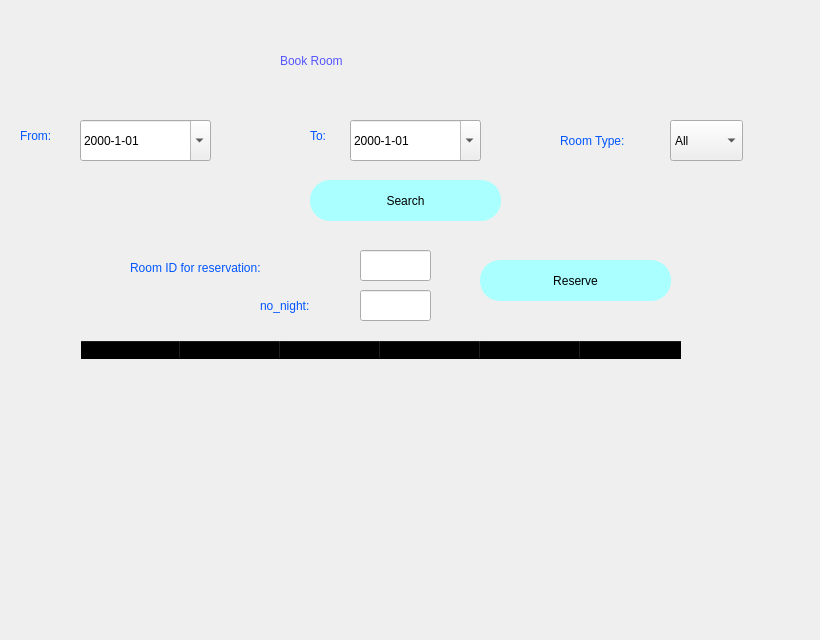
<?xml version="1.0" encoding="UTF-8"?>
<ui version="4.0">
 <class>Dialog</class>
 <widget class="QDialog" name="Dialog">
  <property name="geometry">
   <rect>
    <x>0</x>
    <y>0</y>
    <width>820</width>
    <height>640</height>
   </rect>
  </property>
  <property name="windowTitle">
   <string>Dialog</string>
  </property>
  <widget class="QWidget" name="widget" native="true">
   <property name="geometry">
    <rect>
     <x>0</x>
     <y>0</y>
     <width>831</width>
     <height>640</height>
    </rect>
   </property>
   <property name="styleSheet">
    <string notr="true">QWidget#widget{
                    background-color: qlineargradient(spread:pad, x1:0.352826, y1:0.398, x2:0.715975, y2:0.892, stop:0
                    rgba(0, 255, 255, 255), stop:1 rgba(0, 170, 255, 255))
                    }
                </string>
   </property>
   <widget class="QLabel" name="label">
    <property name="geometry">
     <rect>
      <x>280</x>
      <y>30</y>
      <width>231</width>
      <height>61</height>
     </rect>
    </property>
    <property name="styleSheet">
     <string notr="true">font: 26pt &quot;MS Shell Dlg 2&quot;;
                        color:rgb(85, 85, 255)
                    </string>
    </property>
    <property name="text">
     <string>Book Room</string>
    </property>
   </widget>
   <widget class="QPushButton" name="search">
    <property name="geometry">
     <rect>
      <x>310</x>
      <y>180</y>
      <width>191</width>
      <height>41</height>
     </rect>
    </property>
    <property name="styleSheet">
     <string notr="true">border-radius:20px;
                        font: 14pt &quot;MS Shell Dlg 2&quot;;
                        background-color:rgb(170, 255, 255);
                        color:rgb(0, 0, 0)
                    </string>
    </property>
    <property name="text">
     <string>Search</string>
    </property>
   </widget>
   <widget class="QDateEdit" name="fromdate">
    <property name="geometry">
     <rect>
      <x>80</x>
      <y>120</y>
      <width>131</width>
      <height>41</height>
     </rect>
    </property>
    <property name="displayFormat">
     <string>yyyy-M-dd</string>
    </property>
    <property name="calendarPopup">
     <bool>true</bool>
    </property>
    <property name="currentSectionIndex">
     <number>0</number>
    </property>
   </widget>
   <widget class="QLabel" name="label_2">
    <property name="geometry">
     <rect>
      <x>20</x>
      <y>110</y>
      <width>61</width>
      <height>51</height>
     </rect>
    </property>
    <property name="styleSheet">
     <string notr="true">font: 12pt &quot;MS Shell Dlg 2&quot;;
color: rgb(0, 85, 255);</string>
    </property>
    <property name="text">
     <string>From:</string>
    </property>
   </widget>
   <widget class="QLabel" name="label_3">
    <property name="geometry">
     <rect>
      <x>310</x>
      <y>110</y>
      <width>31</width>
      <height>51</height>
     </rect>
    </property>
    <property name="styleSheet">
     <string notr="true">font: 12pt &quot;MS Shell Dlg 2&quot;;
color: rgb(0, 85, 255);</string>
    </property>
    <property name="text">
     <string>To:</string>
    </property>
   </widget>
   <widget class="QDateEdit" name="todate">
    <property name="geometry">
     <rect>
      <x>350</x>
      <y>120</y>
      <width>131</width>
      <height>41</height>
     </rect>
    </property>
    <property name="displayFormat">
     <string>yyyy-M-dd</string>
    </property>
    <property name="calendarPopup">
     <bool>true</bool>
    </property>
   </widget>
   <widget class="QComboBox" name="roomtype">
    <property name="geometry">
     <rect>
      <x>670</x>
      <y>120</y>
      <width>73</width>
      <height>41</height>
     </rect>
    </property>
    <item>
     <property name="text">
      <string>All</string>
     </property>
    </item>
    <item>
     <property name="text">
      <string>Single</string>
     </property>
    </item>
    <item>
     <property name="text">
      <string>Double</string>
     </property>
    </item>
   </widget>
   <widget class="QLabel" name="label_4">
    <property name="geometry">
     <rect>
      <x>560</x>
      <y>120</y>
      <width>111</width>
      <height>41</height>
     </rect>
    </property>
    <property name="styleSheet">
     <string notr="true">font: 12pt &quot;MS Shell Dlg 2&quot;;
color: rgb(0, 85, 255);</string>
    </property>
    <property name="text">
     <string>Room Type:</string>
    </property>
   </widget>
   <widget class="QTableWidget" name="rooms">
    <property name="geometry">
     <rect>
      <x>80</x>
      <y>340</y>
      <width>650</width>
      <height>291</height>
     </rect>
    </property>
    <property name="styleSheet">
     <string notr="true">background-color:rgba(0,0,0,0);</string>
    </property>
    <column>
     <property name="text">
      <string>ID</string>
     </property>
    </column>
    <column>
     <property name="text">
      <string>Floor</string>
     </property>
    </column>
    <column>
     <property name="text">
      <string>Capacity</string>
     </property>
    </column>
    <column>
     <property name="text">
      <string>Price</string>
     </property>
    </column>
    <column>
     <property name="text">
      <string>NO_Bed</string>
     </property>
    </column>
    <column>
     <property name="text">
      <string>Room_Type</string>
     </property>
    </column>
   </widget>
   <widget class="QLabel" name="label_5">
    <property name="geometry">
     <rect>
      <x>130</x>
      <y>260</y>
      <width>231</width>
      <height>16</height>
     </rect>
    </property>
    <property name="styleSheet">
     <string notr="true">font: 12pt &quot;MS Shell Dlg 2&quot;;
color: rgb(0, 85, 255);</string>
    </property>
    <property name="text">
     <string>Room ID for reservation:</string>
    </property>
   </widget>
   <widget class="QLineEdit" name="roomid">
    <property name="geometry">
     <rect>
      <x>360</x>
      <y>250</y>
      <width>71</width>
      <height>31</height>
     </rect>
    </property>
   </widget>
   <widget class="QPushButton" name="reserve">
    <property name="geometry">
     <rect>
      <x>480</x>
      <y>260</y>
      <width>191</width>
      <height>41</height>
     </rect>
    </property>
    <property name="styleSheet">
     <string notr="true">border-radius:20px;
                        font: 14pt &quot;MS Shell Dlg 2&quot;;
                        background-color:rgb(170, 255, 255);
                        color:rgb(0, 0, 0)
                    </string>
    </property>
    <property name="text">
     <string>Reserve</string>
    </property>
   </widget>
   <widget class="QLabel" name="error">
    <property name="geometry">
     <rect>
      <x>40</x>
      <y>200</y>
      <width>181</width>
      <height>31</height>
     </rect>
    </property>
    <property name="styleSheet">
     <string notr="true">font: 10pt &quot;MS Shell Dlg 2&quot;;
color:red;</string>
    </property>
    <property name="text">
     <string/>
    </property>
   </widget>
   <widget class="QLineEdit" name="nonight">
    <property name="geometry">
     <rect>
      <x>360</x>
      <y>290</y>
      <width>71</width>
      <height>31</height>
     </rect>
    </property>
   </widget>
   <widget class="QLabel" name="label_6">
    <property name="geometry">
     <rect>
      <x>260</x>
      <y>290</y>
      <width>101</width>
      <height>31</height>
     </rect>
    </property>
    <property name="styleSheet">
     <string notr="true">font: 12pt &quot;MS Shell Dlg 2&quot;;
color: rgb(0, 85, 255);</string>
    </property>
    <property name="text">
     <string>no_night:</string>
    </property>
   </widget>
  </widget>
 </widget>
 <resources/>
 <connections/>
</ui>
